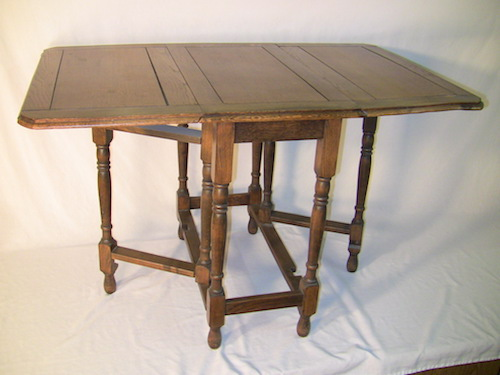
#> input picture study/1905/month01/code/Stage5/ml_data/table.jpg, 500 x 375 px
$ python demo11_desc.py
#> lines starting #> are read from the running program, lines starting #| are printed output that depends on the picture
"""
demo11_desc.py  特征值矩阵
"""
import cv2 as cv
import matplotlib.pyplot as mp

original = cv.imread('../ml_data/table.jpg')
#> original is the input picture: shape (375, 500, 3); mean B, G, R 157.7, 169.6, 182.9
gray = cv.cvtColor(original,cv.COLOR_BGR2GRAY)
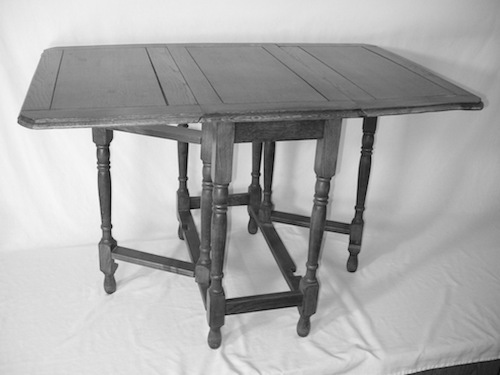
#> gray: shape (375, 500); min 2, max 251, mean 172.2
# 特征点检测
sift = cv.xfeatures2d.SIFT_create()
keypoints = sift.detect(gray)
#> keypoints = 454 keypoints; strongest (x, y, size): (262, 171, 2.8), (239, 215, 13.2), (244, 153, 13.9), (370, 127, 11)
# 提取特征值矩阵
_,desc = sift.compute(gray,keypoints)
print(desc.shape)
#| (454, 128)
mp.imshow(desc.T,cmap='gist_rainbow')
mp.show()
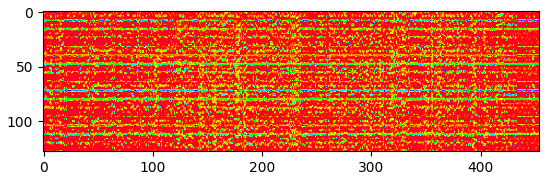
#> figure drawn by matplotlib, 1 panel
